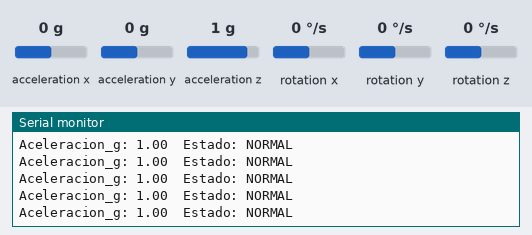
Bench run of a sketch on a simulated Arduino Uno, built with avr-gcc and run on an emulated ATmega328P. Shown: the last lines printed to the serial monitor. Inputs (shaded band) come from the test bench; at power-on: acceleration x 0 g, acceleration y 0 g, acceleration z 1 g, rotation x 0 °/s, rotation y 0 °/s, rotation z 0 °/s.

Above: at 1.2 s.
1.3 s: acceleration x set to -1.4 g
At 1.34 s:
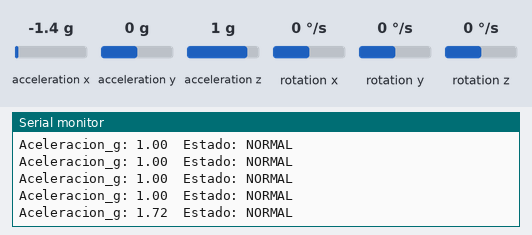
2.8 s: acceleration y set to -1.4 g
At 2.99 s:
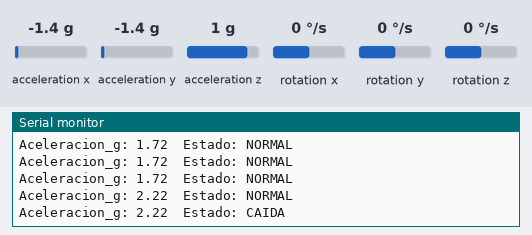
4.8 s: acceleration z set to -1.4 g
At 4.83 s:
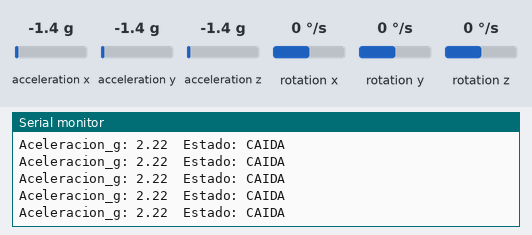
Timing chart, 0 to 7.8 s (numbered marks = the images above; inputs shaded):
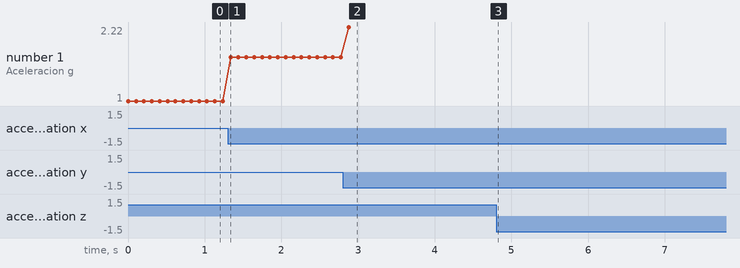

Measured:
- after the input at 1.3 s, the serial monitor: prints a new line at once (image 1)
- after the input at 2.8 s, the serial monitor: prints a new line after 0.08 s (image 2)
- plotted number 1: 1 → 1.72 after the input at 1.3 s, 1.72 → 2.22 after the input at 2.8 s

The sketch:

IMU_DetectorCaida.ino
```cpp
/*
 ============================================================================
 Título      : Detección de caídas con IMU MPU6050 y Arduino
 Descripción : Este código mide la aceleración en 3 ejes usando el sensor
               MPU6050 y calcula la magnitud total. Detecta posibles caídas
               a partir de picos de aceleración seguidos de quietud, y envía
               el estado al monitor serial para su visualización.
 ----------------------------------------------------------------------------
 Docente     : Renzo Chan Ríos / Lewis De La Cruz
 Curso       : Fundamentos de Biodiseño
 Universidad : Universidad Peruana Cayetano Heredia (UPCH)
 Año         : 2025
 Versión     : 0.1
 ============================================================================
*/

#include <Wire.h>
#include <MPU6050.h>  // Librería para el sensor IMU MPU6050

MPU6050 mpu;  // Objeto del sensor

unsigned long lastFallTime = 0;  // Marca temporal del último pico
bool fallDetected = false;       // Estado del evento de caída

void setup() {
  Serial.begin(115200);  // Velocidad adecuada para Serial Plotter
  Wire.begin();           // Inicializa la comunicación I2C

  mpu.initialize();       // Inicializa el MPU6050
  if (!mpu.testConnection()) {
    Serial.println("MPU6050 no conectado");
    while (1);  // Detiene el programa si el sensor falla
  }

  Serial.println("MPU6050 conectado correctamente");
}

void loop() {
  int16_t ax, ay, az;

  // Lectura de aceleración en los tres ejes (valores crudos de 16 bits)
  mpu.getAcceleration(&ax, &ay, &az);

  // Conversión a unidades de gravedad (g)
  // El MPU6050 entrega 16384 LSB por cada g
  float ax_g = ax / 16384.0;
  float ay_g = ay / 16384.0;
  float az_g = az / 16384.0;

  // Cálculo de la magnitud total del vector aceleración (teorema de Pitágoras)
  float a_total = sqrt(ax_g * ax_g + ay_g * ay_g + az_g * az_g);

  // Enviar datos al Serial Plotter para análisis visual
  Serial.print("Aceleracion_g: ");
  Serial.print(a_total);
  Serial.print("\tEstado: ");
  Serial.println(fallDetected ? "CAIDA" : "NORMAL");

  // Detección de pico de aceleración (por ejemplo, una caída o golpe)
  if (a_total > 2.0) {  // Umbral configurable
    lastFallTime = millis();  // Guarda el tiempo del pico
    fallDetected = true;
  }

  // Verifica si luego del pico hay un estado de quietud prolongada
  if (fallDetected && (millis() - lastFallTime > 500)) {
    if (a_total < 0.4) {
      Serial.println(">>> ¡CAÍDA DETECTADA! <<<");
      // Aquí se podría agregar: buzzer, LED, comunicación por Bluetooth, etc.
    }
    fallDetected = false;  // Reinicia el estado de caída
  }

  delay(100);  // Controla la frecuencia de muestreo (10 Hz)
}
```
